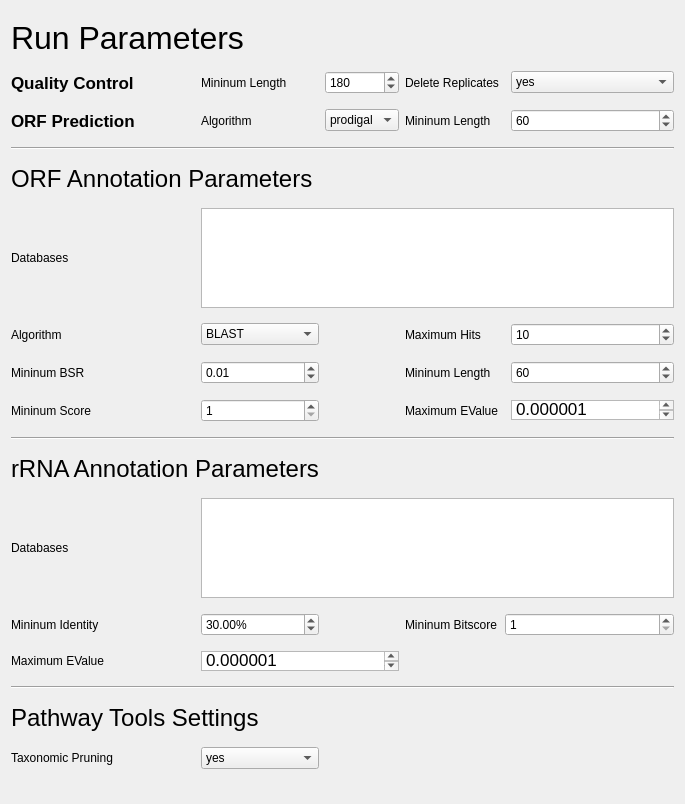
<?xml version="1.0" encoding="UTF-8"?>
<ui version="4.0">
 <class>SettingsTab</class>
 <widget class="QWidget" name="SettingsTab">
  <property name="geometry">
   <rect>
    <x>0</x>
    <y>0</y>
    <width>685</width>
    <height>804</height>
   </rect>
  </property>
  <property name="sizePolicy">
   <sizepolicy hsizetype="Expanding" vsizetype="Expanding">
    <horstretch>0</horstretch>
    <verstretch>0</verstretch>
   </sizepolicy>
  </property>
  <property name="windowTitle">
   <string>Form</string>
  </property>
  <layout class="QGridLayout" name="gridLayout">
   <item row="16" column="0" colspan="2">
    <widget class="QLabel" name="label_20">
     <property name="sizePolicy">
      <sizepolicy hsizetype="Fixed" vsizetype="Fixed">
       <horstretch>0</horstretch>
       <verstretch>0</verstretch>
      </sizepolicy>
     </property>
     <property name="font">
      <font>
       <pointsize>18</pointsize>
      </font>
     </property>
     <property name="text">
      <string>Pathway Tools Settings</string>
     </property>
    </widget>
   </item>
   <item row="17" column="1">
    <widget class="QComboBox" name="ptools_settingsTAXONOMIC_PRUNING">
     <item>
      <property name="text">
       <string>yes</string>
      </property>
     </item>
     <item>
      <property name="text">
       <string>no</string>
      </property>
     </item>
    </widget>
   </item>
   <item row="15" column="0" colspan="6">
    <widget class="Line" name="line_4">
     <property name="orientation">
      <enum>Qt::Horizontal</enum>
     </property>
    </widget>
   </item>
   <item row="17" column="0">
    <widget class="QLabel" name="label_21">
     <property name="text">
      <string>Taxonomic Pruning</string>
     </property>
    </widget>
   </item>
   <item row="14" column="1" colspan="2">
    <widget class="QTextEdit" name="rrnaMAX_EVALUE">
     <property name="maximumSize">
      <size>
       <width>16777215</width>
       <height>20</height>
      </size>
     </property>
     <property name="html">
      <string>&lt;!DOCTYPE HTML PUBLIC &quot;-//W3C//DTD HTML 4.0//EN&quot; &quot;http://www.w3.org/TR/REC-html40/strict.dtd&quot;&gt;
&lt;html&gt;&lt;head&gt;&lt;meta name=&quot;qrichtext&quot; content=&quot;1&quot; /&gt;&lt;style type=&quot;text/css&quot;&gt;
p, li { white-space: pre-wrap; }
&lt;/style&gt;&lt;/head&gt;&lt;body style=&quot; font-family:'Lucida Grande'; font-size:13pt; font-weight:400; font-style:normal;&quot;&gt;
&lt;p style=&quot; margin-top:0px; margin-bottom:0px; margin-left:0px; margin-right:0px; -qt-block-indent:0; text-indent:0px;&quot;&gt;0.000001&lt;/p&gt;&lt;/body&gt;&lt;/html&gt;</string>
     </property>
    </widget>
   </item>
   <item row="14" column="0">
    <widget class="QLabel" name="label_17">
     <property name="text">
      <string>Maximum EValue</string>
     </property>
    </widget>
   </item>
   <item row="13" column="4" colspan="2">
    <widget class="QSpinBox" name="rrnaMIN_BITSCORE">
     <property name="minimum">
      <number>1</number>
     </property>
     <property name="maximum">
      <number>10000</number>
     </property>
    </widget>
   </item>
   <item row="13" column="1">
    <widget class="QDoubleSpinBox" name="rrnaMIN_IDENTITY">
     <property name="suffix">
      <string>%</string>
     </property>
     <property name="decimals">
      <number>2</number>
     </property>
     <property name="minimum">
      <double>0.000000000000000</double>
     </property>
     <property name="singleStep">
      <double>1.000000000000000</double>
     </property>
     <property name="value">
      <double>30.000000000000000</double>
     </property>
    </widget>
   </item>
   <item row="13" column="3">
    <widget class="QLabel" name="label_19">
     <property name="text">
      <string>Mininum Bitscore</string>
     </property>
    </widget>
   </item>
   <item row="13" column="0">
    <widget class="QLabel" name="label_18">
     <property name="text">
      <string>Mininum Identity         </string>
     </property>
    </widget>
   </item>
   <item row="12" column="1" colspan="5">
    <widget class="QListWidget" name="rrnaREFDBS">
     <property name="sizePolicy">
      <sizepolicy hsizetype="Preferred" vsizetype="Expanding">
       <horstretch>0</horstretch>
       <verstretch>0</verstretch>
      </sizepolicy>
     </property>
     <property name="maximumSize">
      <size>
       <width>6666666</width>
       <height>100</height>
      </size>
     </property>
    </widget>
   </item>
   <item row="12" column="0">
    <widget class="QLabel" name="label_16">
     <property name="sizePolicy">
      <sizepolicy hsizetype="Fixed" vsizetype="Fixed">
       <horstretch>0</horstretch>
       <verstretch>0</verstretch>
      </sizepolicy>
     </property>
     <property name="text">
      <string>Databases</string>
     </property>
    </widget>
   </item>
   <item row="10" column="0" colspan="6">
    <widget class="Line" name="line_3">
     <property name="orientation">
      <enum>Qt::Horizontal</enum>
     </property>
    </widget>
   </item>
   <item row="11" column="0" colspan="2">
    <widget class="QLabel" name="label_15">
     <property name="sizePolicy">
      <sizepolicy hsizetype="Fixed" vsizetype="Fixed">
       <horstretch>0</horstretch>
       <verstretch>0</verstretch>
      </sizepolicy>
     </property>
     <property name="font">
      <font>
       <pointsize>18</pointsize>
      </font>
     </property>
     <property name="text">
      <string>rRNA Annotation Parameters</string>
     </property>
    </widget>
   </item>
   <item row="8" column="1">
    <widget class="QSpinBox" name="annotationMIN_SCORE">
     <property name="minimum">
      <number>1</number>
     </property>
     <property name="maximum">
      <number>10000</number>
     </property>
    </widget>
   </item>
   <item row="8" column="0">
    <widget class="QLabel" name="label_12">
     <property name="text">
      <string>Mininum Score</string>
     </property>
    </widget>
   </item>
   <item row="7" column="1">
    <widget class="QDoubleSpinBox" name="annotationMIN_BSR">
     <property name="minimum">
      <double>0.000000000000000</double>
     </property>
     <property name="maximum">
      <double>1.000000000000000</double>
     </property>
     <property name="singleStep">
      <double>0.010000000000000</double>
     </property>
     <property name="value">
      <double>0.010000000000000</double>
     </property>
    </widget>
   </item>
   <item row="7" column="3">
    <widget class="QLabel" name="label_13">
     <property name="text">
      <string>Mininum Length</string>
     </property>
    </widget>
   </item>
   <item row="7" column="5">
    <widget class="QSpinBox" name="annotationMIN_LENGTH">
     <property name="maximum">
      <number>1000</number>
     </property>
     <property name="value">
      <number>60</number>
     </property>
    </widget>
   </item>
   <item row="6" column="5">
    <widget class="QSpinBox" name="annotationMAX_HITS">
     <property name="minimum">
      <number>0</number>
     </property>
     <property name="maximum">
      <number>1000</number>
     </property>
     <property name="value">
      <number>10</number>
     </property>
    </widget>
   </item>
   <item row="7" column="0">
    <widget class="QLabel" name="label_10">
     <property name="text">
      <string>Mininum BSR</string>
     </property>
    </widget>
   </item>
   <item row="6" column="3">
    <widget class="QLabel" name="label_14">
     <property name="text">
      <string>Maximum Hits</string>
     </property>
    </widget>
   </item>
   <item row="6" column="1">
    <widget class="QComboBox" name="annotationALGORITHM">
     <property name="editable">
      <bool>false</bool>
     </property>
     <property name="maxVisibleItems">
      <number>4</number>
     </property>
     <property name="maxCount">
      <number>2</number>
     </property>
     <item>
      <property name="text">
       <string>BLAST</string>
      </property>
     </item>
     <item>
      <property name="text">
       <string>LAST</string>
      </property>
     </item>
    </widget>
   </item>
   <item row="6" column="0">
    <widget class="QLabel" name="label_8">
     <property name="text">
      <string>Algorithm</string>
     </property>
    </widget>
   </item>
   <item row="5" column="1" colspan="5">
    <widget class="QListWidget" name="annotationDBS">
     <property name="sizePolicy">
      <sizepolicy hsizetype="MinimumExpanding" vsizetype="Maximum">
       <horstretch>0</horstretch>
       <verstretch>0</verstretch>
      </sizepolicy>
     </property>
     <property name="minimumSize">
      <size>
       <width>0</width>
       <height>50</height>
      </size>
     </property>
     <property name="maximumSize">
      <size>
       <width>16777215</width>
       <height>100</height>
      </size>
     </property>
    </widget>
   </item>
   <item row="4" column="0" colspan="2">
    <widget class="QLabel" name="label_7">
     <property name="sizePolicy">
      <sizepolicy hsizetype="Fixed" vsizetype="Fixed">
       <horstretch>0</horstretch>
       <verstretch>0</verstretch>
      </sizepolicy>
     </property>
     <property name="font">
      <font>
       <pointsize>18</pointsize>
      </font>
     </property>
     <property name="text">
      <string>ORF Annotation Parameters</string>
     </property>
    </widget>
   </item>
   <item row="5" column="0">
    <widget class="QLabel" name="label_9">
     <property name="text">
      <string>Databases</string>
     </property>
    </widget>
   </item>
   <item row="3" column="0" colspan="6">
    <widget class="Line" name="line">
     <property name="orientation">
      <enum>Qt::Horizontal</enum>
     </property>
    </widget>
   </item>
   <item row="2" column="3" colspan="2">
    <widget class="QLabel" name="label_6">
     <property name="text">
      <string>Mininum Length</string>
     </property>
    </widget>
   </item>
   <item row="2" column="2">
    <widget class="QComboBox" name="orf_predictionALGORITHM">
     <item>
      <property name="text">
       <string>prodigal</string>
      </property>
     </item>
    </widget>
   </item>
   <item row="2" column="0">
    <widget class="QLabel" name="label_4">
     <property name="font">
      <font>
       <pointsize>13</pointsize>
       <weight>75</weight>
       <bold>true</bold>
      </font>
     </property>
     <property name="text">
      <string>ORF Prediction</string>
     </property>
    </widget>
   </item>
   <item row="2" column="5">
    <widget class="QSpinBox" name="orf_predictionMIN_LENGTH">
     <property name="minimum">
      <number>1</number>
     </property>
     <property name="maximum">
      <number>10000</number>
     </property>
     <property name="value">
      <number>60</number>
     </property>
    </widget>
   </item>
   <item row="1" column="5">
    <widget class="QComboBox" name="quality_controlDELETE_REPLICATES">
     <property name="editable">
      <bool>false</bool>
     </property>
     <property name="currentIndex">
      <number>0</number>
     </property>
     <property name="maxVisibleItems">
      <number>2</number>
     </property>
     <property name="maxCount">
      <number>2</number>
     </property>
     <item>
      <property name="text">
       <string>yes</string>
      </property>
     </item>
     <item>
      <property name="text">
       <string>no</string>
      </property>
     </item>
    </widget>
   </item>
   <item row="2" column="1">
    <widget class="QLabel" name="label_5">
     <property name="sizePolicy">
      <sizepolicy hsizetype="Fixed" vsizetype="Preferred">
       <horstretch>0</horstretch>
       <verstretch>0</verstretch>
      </sizepolicy>
     </property>
     <property name="text">
      <string>Algorithm</string>
     </property>
    </widget>
   </item>
   <item row="1" column="2">
    <widget class="QSpinBox" name="quality_controlMIN_LENGTH">
     <property name="maximum">
      <number>99999999</number>
     </property>
     <property name="singleStep">
      <number>1</number>
     </property>
     <property name="value">
      <number>180</number>
     </property>
    </widget>
   </item>
   <item row="1" column="3" colspan="2">
    <widget class="QLabel" name="label_3">
     <property name="text">
      <string>Delete Replicates</string>
     </property>
    </widget>
   </item>
   <item row="1" column="0">
    <widget class="QLabel" name="label">
     <property name="font">
      <font>
       <pointsize>13</pointsize>
       <weight>75</weight>
       <bold>true</bold>
      </font>
     </property>
     <property name="text">
      <string>Quality Control</string>
     </property>
    </widget>
   </item>
   <item row="1" column="1">
    <widget class="QLabel" name="label_2">
     <property name="sizePolicy">
      <sizepolicy hsizetype="Fixed" vsizetype="Preferred">
       <horstretch>0</horstretch>
       <verstretch>0</verstretch>
      </sizepolicy>
     </property>
     <property name="text">
      <string>Mininum Length</string>
     </property>
    </widget>
   </item>
   <item row="0" column="0" colspan="2">
    <widget class="QLabel" name="label_22">
     <property name="sizePolicy">
      <sizepolicy hsizetype="Fixed" vsizetype="Fixed">
       <horstretch>0</horstretch>
       <verstretch>0</verstretch>
      </sizepolicy>
     </property>
     <property name="font">
      <font>
       <pointsize>24</pointsize>
      </font>
     </property>
     <property name="text">
      <string>Run Parameters</string>
     </property>
    </widget>
   </item>
   <item row="8" column="3">
    <widget class="QLabel" name="label_11">
     <property name="text">
      <string>Maximum EValue</string>
     </property>
    </widget>
   </item>
   <item row="8" column="5">
    <widget class="QTextEdit" name="annotationMAX_EVALUE">
     <property name="minimumSize">
      <size>
       <width>139</width>
       <height>0</height>
      </size>
     </property>
     <property name="maximumSize">
      <size>
       <width>16777215</width>
       <height>20</height>
      </size>
     </property>
     <property name="html">
      <string>&lt;!DOCTYPE HTML PUBLIC &quot;-//W3C//DTD HTML 4.0//EN&quot; &quot;http://www.w3.org/TR/REC-html40/strict.dtd&quot;&gt;
&lt;html&gt;&lt;head&gt;&lt;meta name=&quot;qrichtext&quot; content=&quot;1&quot; /&gt;&lt;style type=&quot;text/css&quot;&gt;
p, li { white-space: pre-wrap; }
&lt;/style&gt;&lt;/head&gt;&lt;body style=&quot; font-family:'Lucida Grande'; font-size:13pt; font-weight:400; font-style:normal;&quot;&gt;
&lt;p style=&quot; margin-top:0px; margin-bottom:0px; margin-left:0px; margin-right:0px; -qt-block-indent:0; text-indent:0px;&quot;&gt;0.000001&lt;/p&gt;&lt;/body&gt;&lt;/html&gt;</string>
     </property>
    </widget>
   </item>
  </layout>
 </widget>
 <tabstops>
  <tabstop>quality_controlMIN_LENGTH</tabstop>
  <tabstop>orf_predictionALGORITHM</tabstop>
  <tabstop>annotationDBS</tabstop>
  <tabstop>annotationALGORITHM</tabstop>
  <tabstop>annotationMIN_BSR</tabstop>
  <tabstop>annotationMAX_HITS</tabstop>
  <tabstop>annotationMIN_SCORE</tabstop>
  <tabstop>annotationMIN_LENGTH</tabstop>
  <tabstop>rrnaREFDBS</tabstop>
  <tabstop>rrnaMIN_IDENTITY</tabstop>
  <tabstop>rrnaMIN_BITSCORE</tabstop>
  <tabstop>rrnaMAX_EVALUE</tabstop>
  <tabstop>ptools_settingsTAXONOMIC_PRUNING</tabstop>
 </tabstops>
 <resources/>
 <connections/>
</ui>
